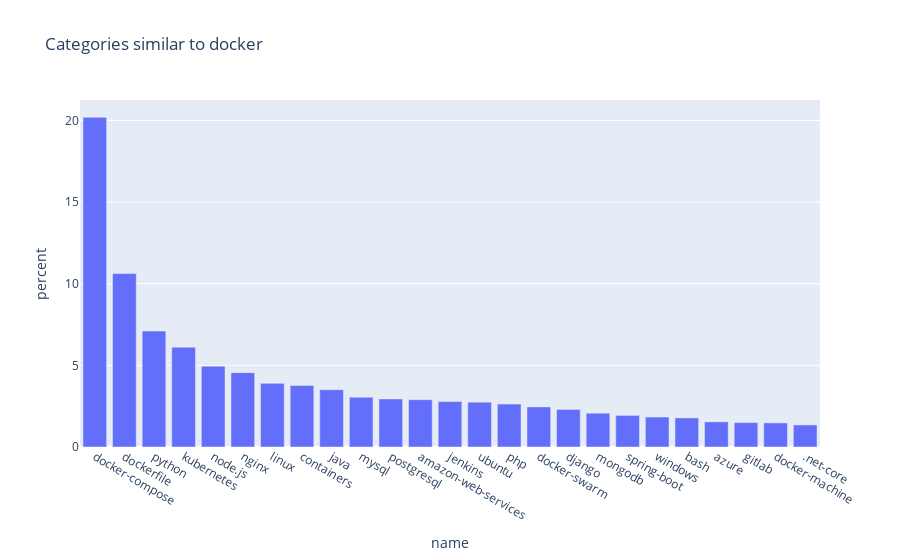

Notebook code cell kept with this figure:
### Code cell
build_chart("docker")

### Figure 1 — Plotly figure (JSON) as saved in the notebook; plotly's stock layout.template omitted (floating-point values rounded to 4 significant figures)
{"data": [{"alignmentgroup": "True", "hovertemplate": "name=%{x}<br>percent=%{y}<extra></extra>", "legendgroup": "", "marker": {"color": "#636efa", "pattern": {"shape": ""}}, "name": "", "offsetgroup": "", "orientation": "v", "showlegend": false, "textposition": "auto", "type": "bar", "x": ["docker-compose", "dockerfile", "python", "kubernetes", "node.js", "nginx", "linux", "containers", "java", "mysql", "postgresql", "amazon-web-services", "jenkins", "ubuntu", "php", "docker-swarm", "django", "mongodb", "spring-boot", "windows", "bash", "azure", "gitlab", "docker-machine", ".net-core"], "xaxis": "x", "y": [20.19, 10.62, 7.102, 6.112, 4.95, 4.554, 3.897, 3.771, 3.51, 3.051, 2.943, 2.898, 2.781, 2.745, 2.628, 2.457, 2.304, 2.07, 1.935, 1.836, 1.782, 1.539, 1.494, 1.476, 1.35], "yaxis": "y"}], "layout": {"barmode": "relative", "legend": {"tracegroupgap": 0}, "title": {"text": "Categories similar to docker"}, "xaxis": {"anchor": "y", "domain": [0, 1], "title": {"text": "name"}}, "yaxis": {"anchor": "x", "domain": [0, 1], "title": {"text": "percent"}}}}
